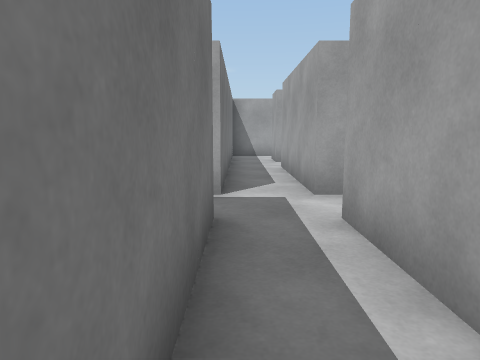
view 1 (above)

19 first-person views from a walk through a scene from a Unity 3-D project. The camera is 1.2 m above the floor, tilts 8° down and sees 70° across. The floor is counted in squares, 1.2 m on a side. Each view is taken from the middle of a square. On the plan, view 1 faces up. The plan holds only what a view shows up to about 13 squares ahead; the rest is blank. The place goes on beyond the plan. The player is left out. Some animated figures are not drawn.

view 2
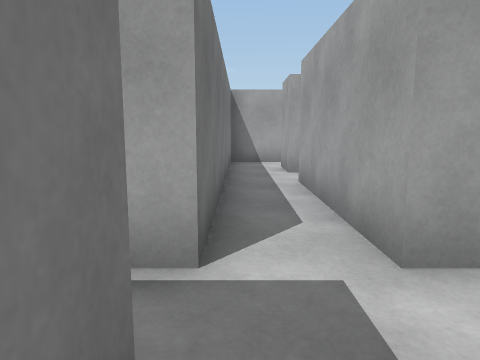

view 3
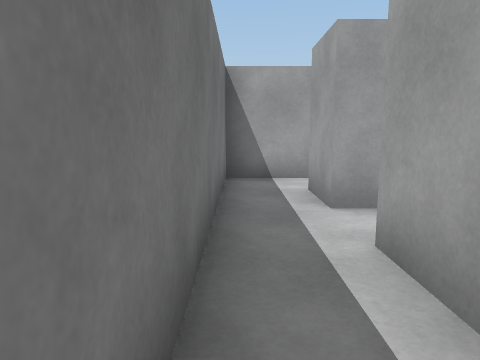

view 4
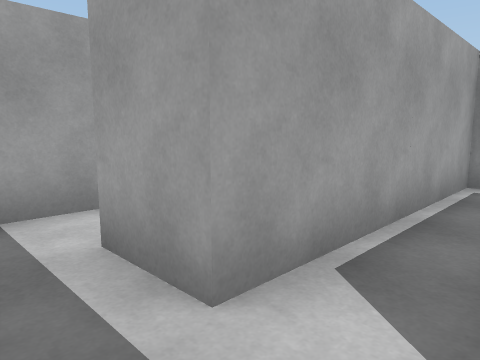

view 5
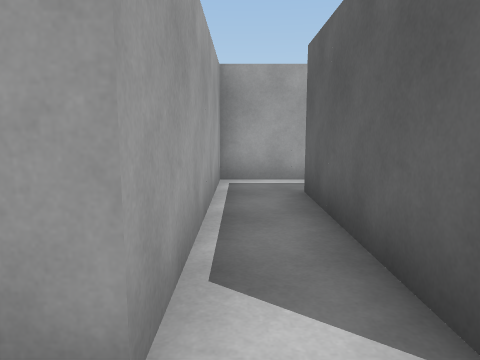

view 6
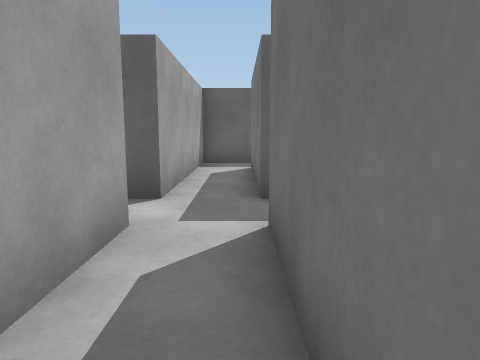

view 7
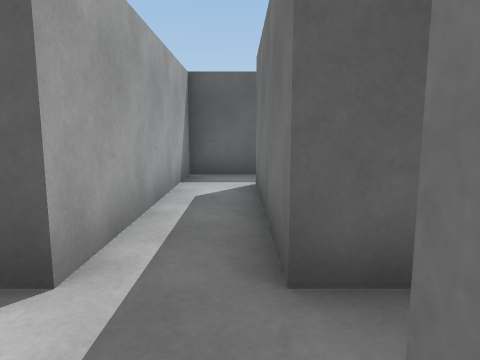

view 8
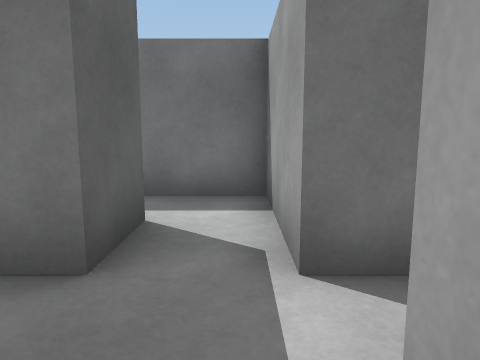

view 9
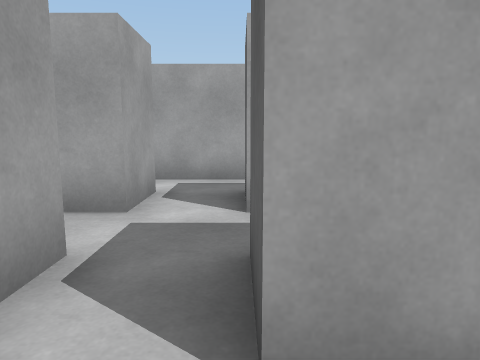

view 10
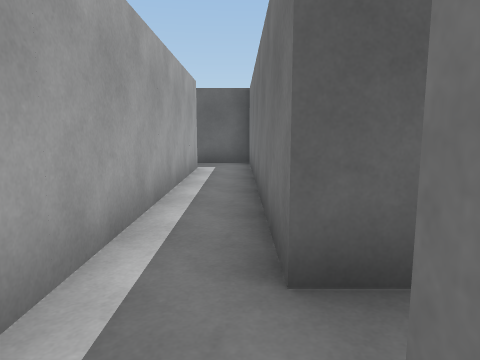

view 11
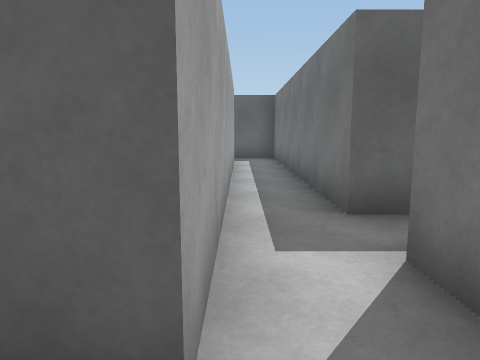

view 12
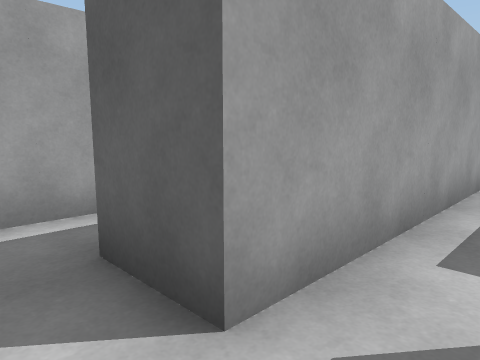

view 13
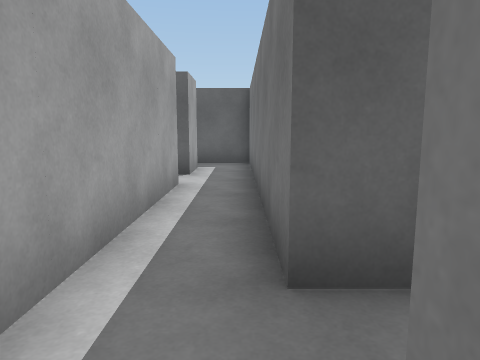

view 14
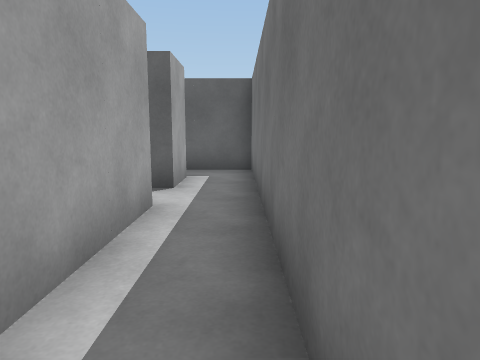

view 15
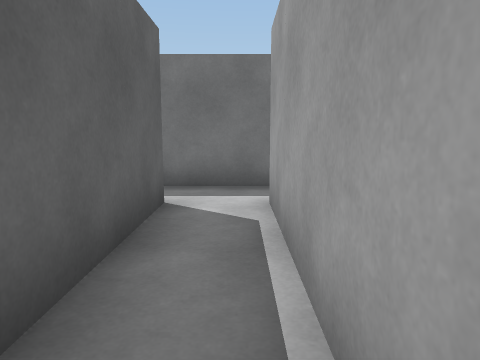

view 16
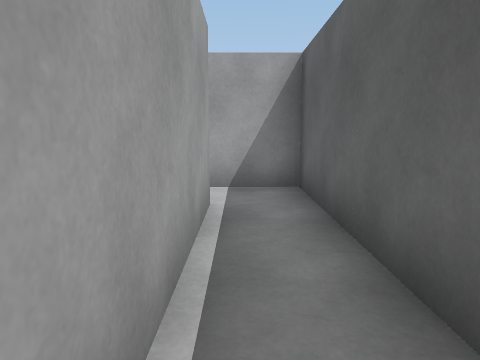

view 17
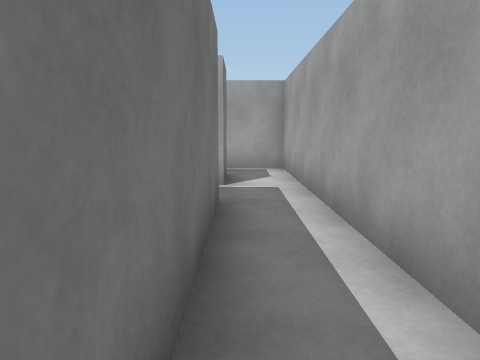

view 18
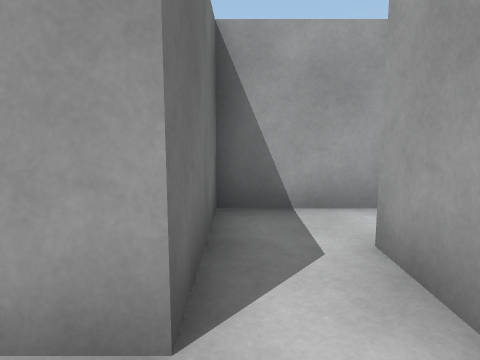

view 19
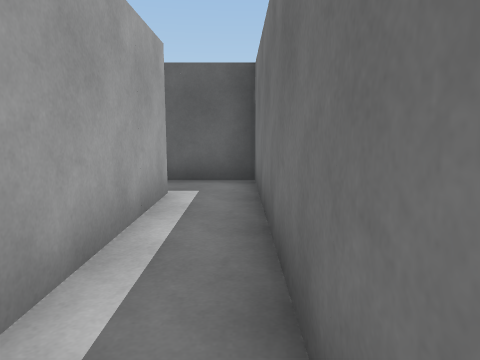

### Floor plan
Points are (right, up) in squares from view 1. A wall is a line through its corners. A room is listed if a view was taken in it or the views show most of it. See-through windows are left out.
Room 1 (views 1, 2, 3, 4, 5, 6, 7)
walls: (1.2, 5.4) (1.2, 9.9) (5.7, 9.9); (-1.8, 3.9) (-0.3, 3.9) (-0.3, -0.6); (-0.3, 11.4) (-0.3, 5.4) (-3.3, 5.4); (1.2, -0.6) (1.2, 3.9); (7.2, 10.4) (7.2, 11.4) (1.2, 11.4)
ways out: opening at (1.5, 5) to room 2; opening at (-1.5, 5) to room 3; opening at (6, 9.5) to room 5; opening at (0, 12.5) to room 6; opening at (0, 0)
Room 2 (views 8, 18, 19)
walls: (1.2, 3.9) (2.7, 3.9) (2.7, -5.1); (2.7, 5.4) (1.2, 5.4); (4.2, -3.6) (4.2, 5.4)
ways out: opening at (1.5, 5) to room 1; opening at (3, 6.5) to room 4; opening at (4, -4)
Room 3 (view 9)
walls: (-3.3, 5.4) (-3.3, 3.4); (-1.8, 3) (-1.8, 3.9)
ways out: opening at (-1.5, 5) to room 1; opening at (-3, 3.5)
Room 4 (views 10, 12)
walls: (2.7, 8.4) (2.7, 5.4); (4.2, 5.4) (4.2, 6.9)
ways out: opening at (3, 6.5) to room 2; opening at (4.5, 8) to room 5
Room 5 (views 11, 13, 14, 15, 16, 17)
walls: (4.2, 6.9) (5.7, 6.9) (5.7, 1.4); (7.2, 0.9) (13.2, 0.9) (13.2, 2.6); (5.7, 9.9) (5.7, 8.4) (2.7, 8.4); (11.8, 2.4) (7.2, 2.4) (7.2, 10.4)
ways out: opening at (6, 9.5) to room 1; opening at (4.5, 8) to room 4; opening at (6, 0.5)
Room 6 (no view inside)
walls: (-0.3, 14.4) (-0.3, 11.4); (1.2, 11.4) (1.2, 13)
ways out: opening at (0, 12.5) to room 1; opening at (1.5, 14)

Positions as (right, up) in squares from view 1, and headings:
1: (0, 0), facing up
2: (0, 3), facing up
3: (0, 7), facing up
4: (0, 10), facing up-right
5: (0, 11), facing right
6: (0, 9), facing down
7: (0, 6), facing down
8: (2, 5), facing left
9: (-3, 4), facing right
10: (3, 6), facing down
11: (4, 8), facing down
12: (3, 8), facing down-right
13: (6, 9), facing down
14: (6, 7), facing down
15: (12, 2), facing left
16: (7, 2), facing right
17: (6, 2), facing up
18: (3, 4), facing up
19: (3, 2), facing down
